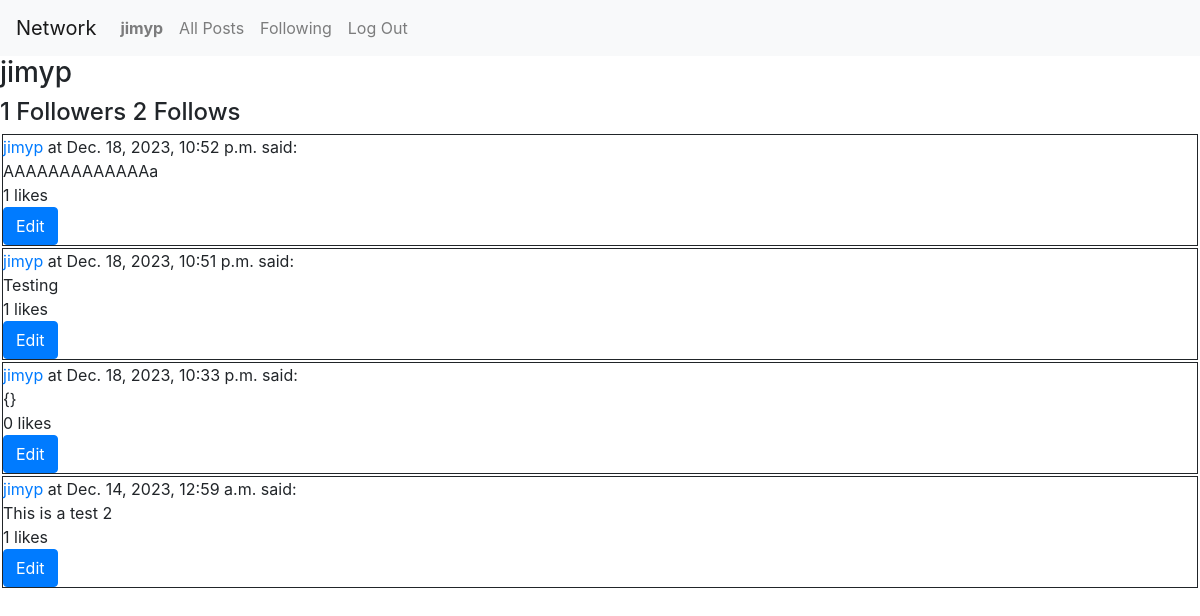
Before: /profile/jimyp (signed in) with the older database file.
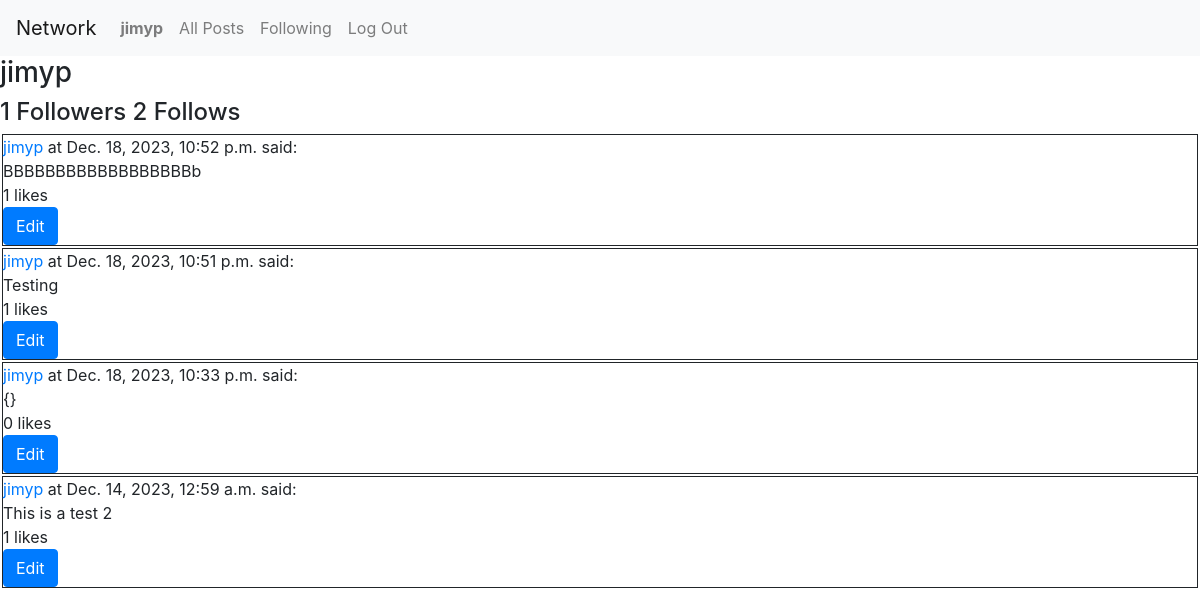
After: the same page with the newer database file.
### network/models.py (models this page shows, shortened)
class Post(models.Model):
    user = models.ForeignKey(User, on_delete=models.CASCADE, related_name="posts")
    content = models.TextField(max_length=500)
    timestamp = models.DateTimeField(auto_now_add=True)
    @property
    def likesNumber (self):
        return len(self.likes.all())

class User(AbstractUser):
    pass

class Like(models.Model):
    post = models.ForeignKey(Post, on_delete=models.CASCADE, related_name="likes")
    user = models.ForeignKey(User, on_delete=models.CASCADE, related_name="likes")

### network/views.py (the view)
# urls.py: path("profile/<str:username>", views.profile, name="profile"),
def profile(request, username):
    if not request.user.is_authenticated :
        return HttpResponseRedirect(reverse("login"))
    user = User.objects.get(username=username)
    userPosts = user.posts.all().order_by("-timestamp").all()
    paginator = Paginator(userPosts,10)
    page = request.GET.get('page')
    postsFromPage = paginator.get_page(page)
    userFollowersNames = []
    for follower in user.followers.all():
        userFollowersNames.append(follower.user.username)
    currentUserFollows = False
    if request.user.username in userFollowersNames:
        currentUserFollows = True
    followersNumber = len(user.followers.all())
    followsNumber = len(user.follows.all())
    return render(
        request,
        "network/profile.html",
        {
            "currentUserFollows": currentUserFollows,
            "profileName": username,
            "userPosts": userPosts,
            "postsFromPage": postsFromPage,
            "followersNumber": followersNumber,
            "followsNumber": followsNumber,
        },
    )

### network/templates/network/profile.html (shortened to what this page needs)
{% extends "network/layout.html" %}
{% load static %}
{% block body %}
  <div>
    <h3>{{profileName}}</h3>
    <h4>{{followersNumber}} Followers {{followsNumber}} Follows </h4>
  </div>
  {% for post in postsFromPage%}
    <div class="postDiv">
      <div class="postHeader"><a href="/profile/{{post.user.username}}">{{post.user.username}}</a> at {{post.timestamp}} said:</div>
      <div class="postContent">{{post.content}}</div>
      <div class="postFooter"><span id="span{{post.id}}">{{post.likesNumber}}</span> likes</div>
      {% if user.username == profileName %}
        <button class="btn btn-primary" data-toggle="modal" data-target="#editPostModal_{{post.id}}">Edit</button>
      {% endif %}
    </div>
  {% endfor %}
{% endblock %}

Changed rows visible on the page:
changed Post: content "AAAAAAAAAAAAAa" → "BBBBBBBBBBBBBBBBBBb"
